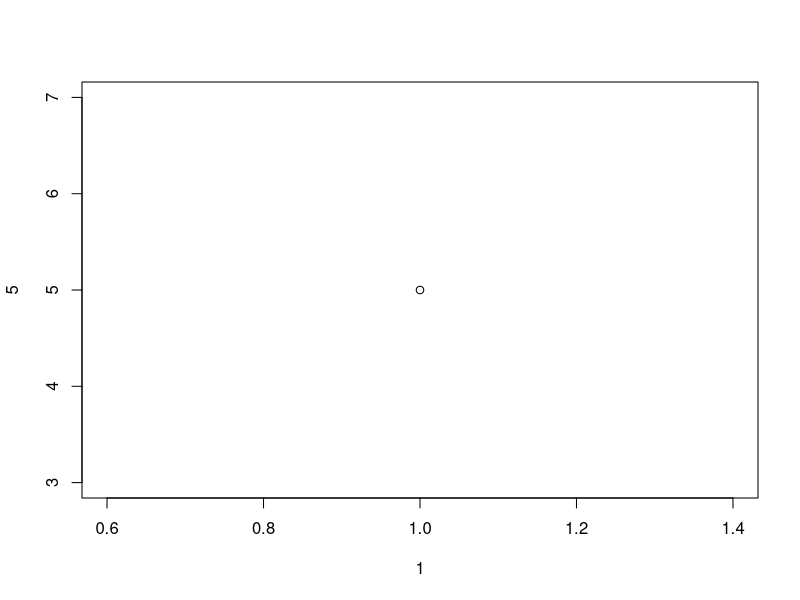
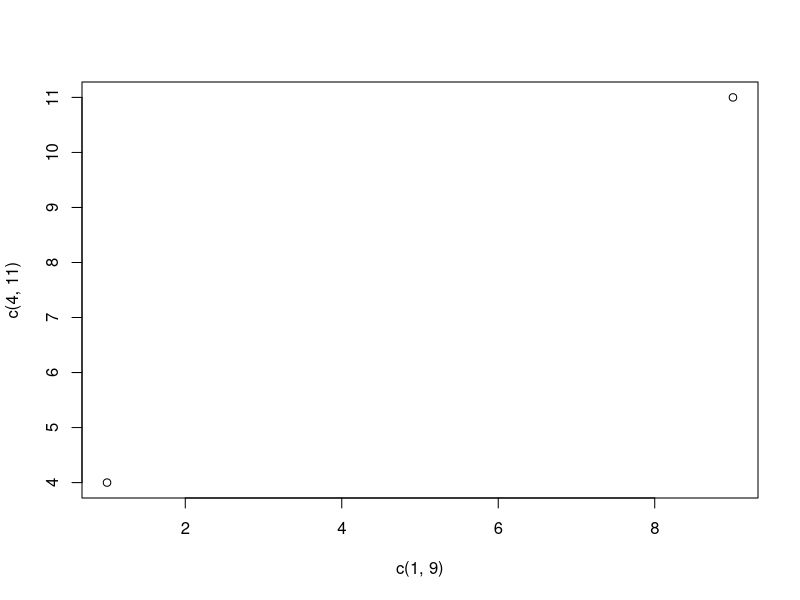
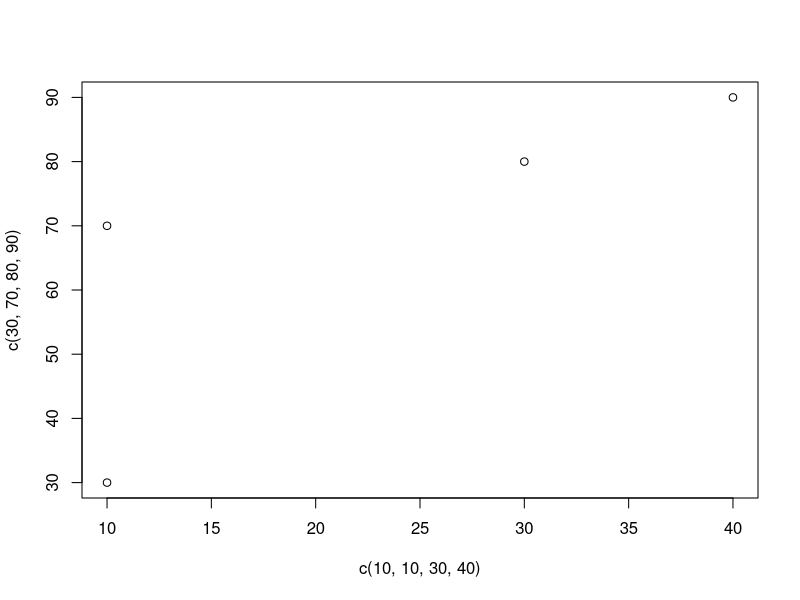
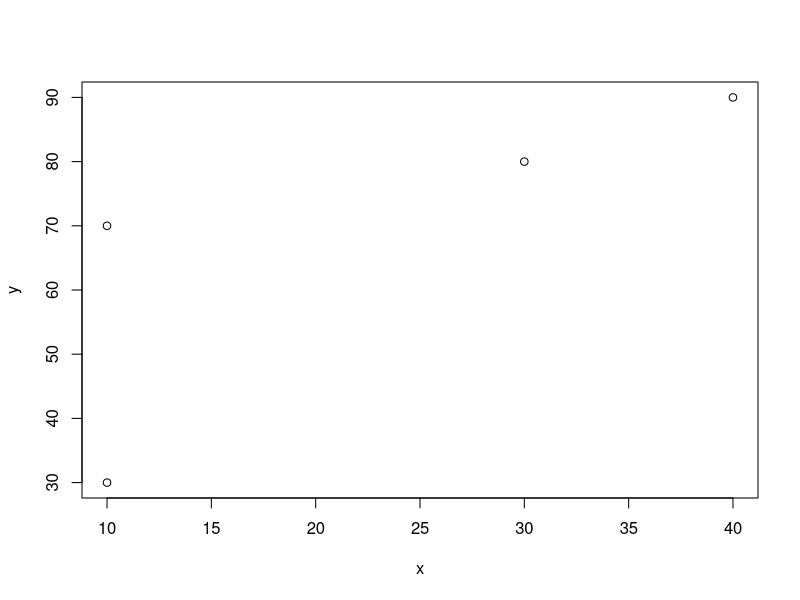
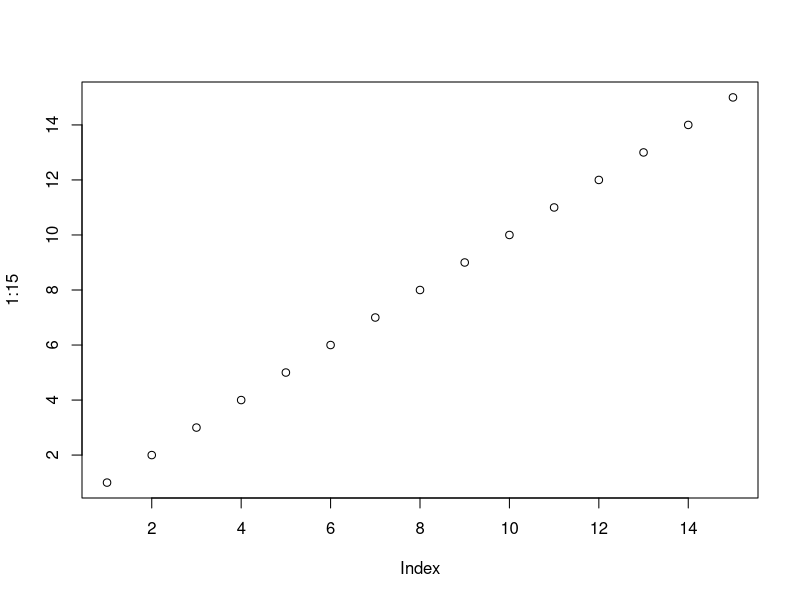
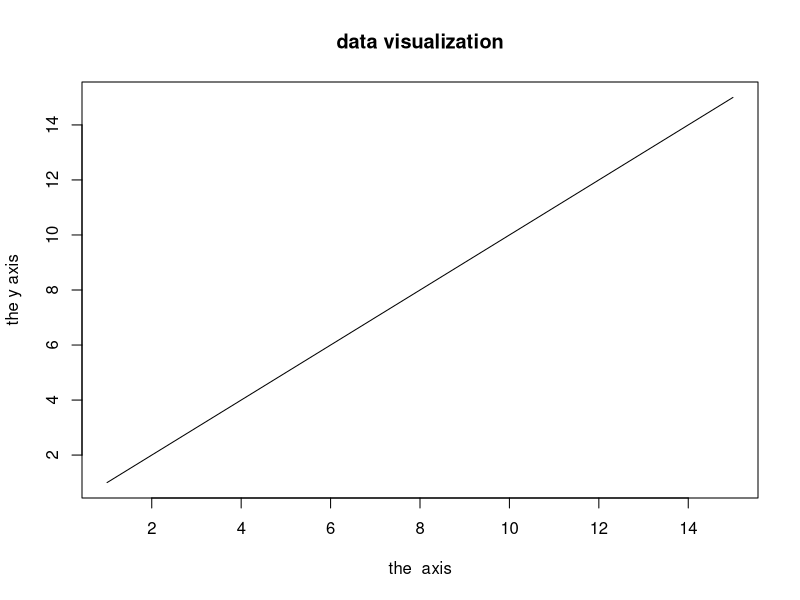
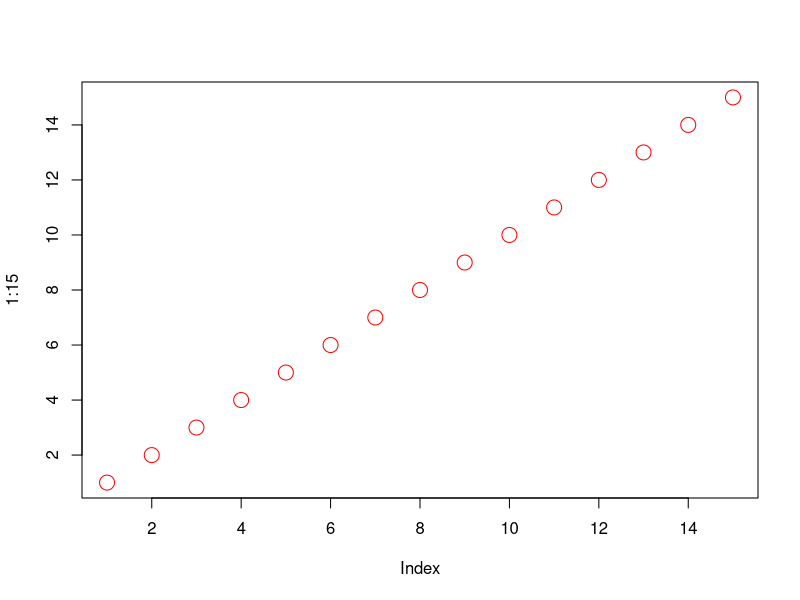
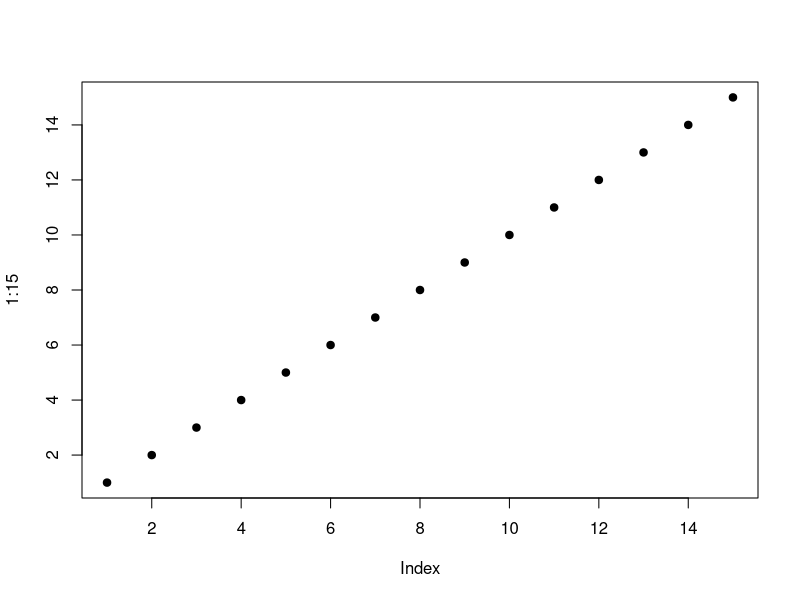

Write R code to recreate these figures, in order.
############# Data visualization in R ###############

## drow one point 
plot(1,5)
  
# drow two points 
plot(c(1, 9 ), c(4,11))

# multi_points 
plot(c(10,10,30,40),
     c(30,70,80,90))

# the same but we assigne values in x and y 

x <- c(10,10,30,40)
y <- c(30,70,80,90)

plot(x, y)

# dots in a sequence 
points <- plot(1:15)

points 

# drowing lines 
plot(1:15, type ="l" , main = "data visualization",
     xlab = "the  axis", ylab = "the y axis")


# adding color 
plot(1:15, col="red" , cex=2)


# shape format 
plot(1:15, pch=19, cex=1)
      
# colors for lines 
plot(10:20, type ="l",col="red")

# the width of the line 
plot(10:20, type="l",lwd=2,lty=1)

# example 2 

v <- c(7,12,28,3,41)

png(file="line)chart.png")

plot(v,type = "o",col="red",xlab="Month",
     ylab = "Rain full",
     main = "Rain full chart")

dev.off()


### pie chart 


# examble 1

x <- c(21,62,10,53)
lables <- c("london","newyurk","singaphora","munbia")

png(file="city.jpg")

pie(x,lables)

dev.off()



## example 2 

x <- c(21,62,10,53)
lables <- c("london","newyork","singaphora","mumbia")
piepresent <- round(100*x/sum(x),1)

png(file="city_presentage.jpg")

pie(x,lables=piepresent,main="citypiechart",
    col = rainbow((length(x))))

rainbow(length(x))

legend("topright",c("london","newyork","singaphora",
                    "mumbia"),cex=0.8,fill=rainbow(length(x)))

dev.off()


# example 3  (3d)  internet exisit?!

#get the library 
library(plotrix)

x <- c(21,62,10,53)
lbl<- c("london","newyork","singphora","mumbia")

png(file="3d_pie_chart.jpg")

pie3D(x,lables=lbl,explode=0.1,main="pie chart of countries ")

dev.off()



## Bar chart 

# examble 

h <- c(7,12,28,3,41)
m <- c("mar","apr","may","Jun","Jul")

png(file="barchart_monthos_revenue.png")

barplot(h,names.arg=m,xlab="Month",ylab="Renevue",
        col="green",main="Revenuechart",border="red")

dev.off()



### Bloxplot

# examble 1

input <- mtcars[,c('mpg','cyl')]
print(head(input))

png(file="boxplot.jpg")

boxplot(mpg~cyl,data=mtcars,xlab="number of cylinders",
        ylab="milesPregallon",main="MileageData")

dev.off()


# example 2 

input <- mtcars[,c('mpg','cyl')]
print(head(input))


png(file="boxplot_with_notch.png")


boxplot(mpg~cyl,data=mtcars,
        xlab="Number Of Cylinders",
        ylab="MilesPerGallon",
        main="MileageData",
        notch=TRUE,
        varwidth=TRUE,
        col=c("green","yellow","purple"),
        names=c("High","Medium","Low"))

dev.off()



### Histogram 

#example 1 

v <- c(9,13,21,8,36,22,12,41,31,33,19)

png(file="histogram.png")

hist(v,xlab = "weight",xlim = c(0,40),ylim = c(0,5),
     col = "black",border = "red" , breaks = 10,
     main = "Histogram of v")

dev.off()












